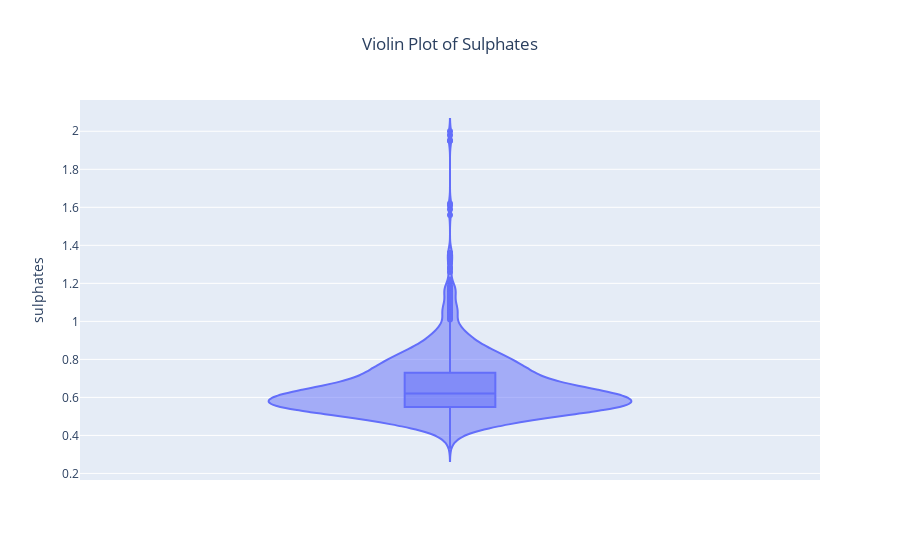

This figure's notebook cell:
### Code cell
fig = go.Figure(px.violin(red_wine_data, y = 'sulphates', title = 'Violin Plot of Sulphates', box = True))
fig.update_layout(title_x=0.5)
fig.show()

### Figure 1 — Plotly figure (JSON) as saved in the notebook; plotly's stock layout.template omitted (floating-point values rounded to 4 significant figures; data arrays with more than 128 entries replaced by an {"elided": "..."} marker saying what was removed)
{"data": [{"alignmentgroup": "True", "box": {"visible": true}, "hovertemplate": "sulphates=%{y}<extra></extra>", "legendgroup": "", "marker": {"color": "#636efa"}, "name": "", "offsetgroup": "", "orientation": "v", "scalegroup": "True", "showlegend": false, "type": "violin", "x0": " ", "xaxis": "x", "y": {"elided": "1599 float values"}, "y0": " ", "yaxis": "y"}], "layout": {"autosize": true, "legend": {"tracegroupgap": 0}, "title": {"text": "Violin Plot of Sulphates", "x": 0.5}, "violinmode": "group", "xaxis": {"anchor": "y", "autorange": true, "domain": [0, 1], "range": [-0.5, 0.5], "type": "category"}, "yaxis": {"anchor": "x", "autorange": true, "domain": [0, 1], "range": [0.1654, 2.165], "title": {"text": "sulphates"}, "type": "linear"}}}
